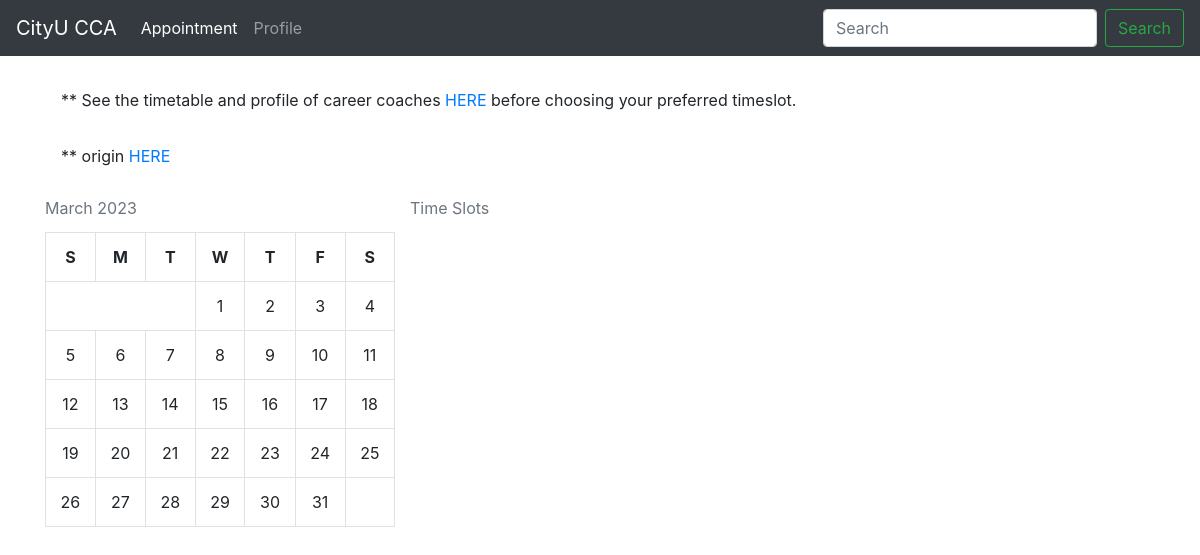
/, run on an earlier commit of the app's database.
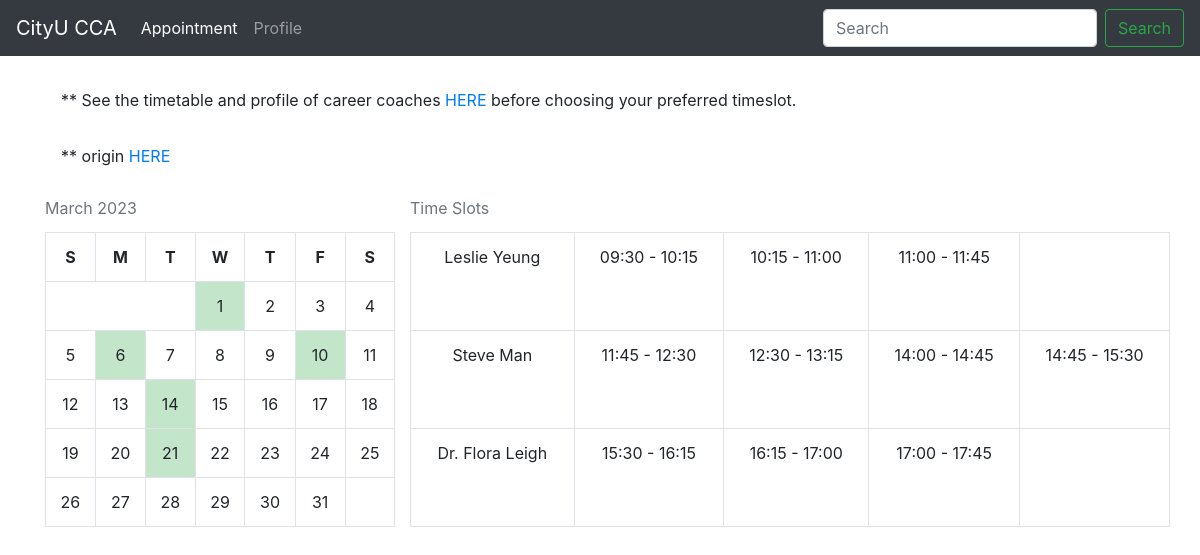
And on a later commit of the database.
### tables this page shows
CREATE TABLE `timeslots` (
  `date_timeslot` varchar(64) NOT NULL DEFAULT '199901010930' COMMENT '主键 ',
  `book_date` varchar(64) DEFAULT '19990101' COMMENT '日期',
  `timeslot` varchar(64) DEFAULT '0930' COMMENT '时间段（以左端点记录 每段45分钟）',
  `coach` varchar(45) DEFAULT NULL COMMENT 'coach 名字',
  `booker` varchar(45) DEFAULT NULL COMMENT '预定学生学号',
  `last_modify_time` timestamp NOT NULL DEFAULT CURRENT_TIMESTAMP ON UPDATE CURRENT_TIMESTAMP COMMENT '更新时间',
  PRIMARY KEY (`date_timeslot`),
  UNIQUE KEY `date_timeslot_UNIQUE` (`date_timeslot`),
  KEY `book_date` (`book_date`)
);

### calendar_model.php (called while the page is built, shortened)
<?php
function get_month_status($month, $year){
$conn = get_conn();
$get_calendar_status = "select JSON_OBJECTAGG(book_date,available) as ret from (select book_date,10 - sum(booker) as available from (SELECT book_date, case booker when booker then '1' else '0' end as booker FROM
cca.timeslots where book_date like '".$year.$month."%') each_day group by book_date) fn;";
$result = $conn->query($get_calendar_status);
while ($row = mysqli_fetch_assoc($result))
 {
$ret = $row['ret'];
 }
return $ret;
}
?>

### schedule_model.php (called while the page is built, shortened)
<?php
function get_timeslot_status($date="20230301"){
    $conn = get_conn();
    $get_timeslot_status= "select coach, timeslot, case booker when booker then 'booked' else 'available' end as status from cca.timeslots where book_date={$date}";
    $result = $conn->query($get_timeslot_status);
    $ret = array();
    while ($row = mysqli_fetch_assoc($result))
    {
    $tmp = array();
    $tmp["coach"] = $row['coach'];
    $tmp["timeslot"] = $row['timeslot'];
    $tmp["status"] = $row['status'];
    $ret[] = $tmp;
    }
    return $ret;
}
?>

### schedule.php (the view, shortened to what this page needs)
<?php
function build_timeslot($date, $month, $year) {
    require_once('schedule_model.php');
    $timeslot = "<table class='table col-md-8 table-bordered' id='schedule'>";
    $timeslot .= "<caption id='tbs'>Time Slots</caption>";
    $status = get_timeslot_status('20230301');
    $prev_coach = "";
    $counter_flag = 0;
    foreach ($status as $key => $value) {
        if ($prev_coach!=$value['coach']){
          $counter_flag = $counter_flag + 1;
          if($counter_flag>1){
            $timeslot .= "</tr>";
          }
          $prev_coach = $value['coach'];
          $timeslot .= "<tr>";
          $timeslot .= "<td>{$value['coach']}</td>";
          $endtime_str = time_string_add($value['timeslot']);
          $final_start_time = substr_replace($value['timeslot'], ':', 2, 0);
          $final_end_time = substr_replace($endtime_str, ':', 2, 0);
          $timeslot_str = $final_start_time . ' - ' . $final_end_time;
          $timeslot .= "<td>{$timeslot_str}</td>";
        }else{
          $endtime_str = time_string_add($value['timeslot']);
          $final_start_time = substr_replace($value['timeslot'], ':', 2, 0);
          $final_end_time = substr_replace($endtime_str, ':', 2, 0);
          $timeslot_str = $final_start_time . ' - ' . $final_end_time;
          $timeslot .= "<td>{$timeslot_str}</td>";
        }
    }
    $timeslot .= "</tr>";
    $timeslot .= "</table>";
    return $timeslot;
}
function time_string_add($time_str){
  $hour_string = substr($time_str, 0,2);
  $min_string = substr($time_str, 2,2);
  $hour_int=intval($hour_string);
  $min_int=intval($min_string);
  $new_hour_int = 0;
  $new_min_int = 0;
  if ($min_int + SESSION_DURATION>=60){
    $new_min_int = ($min_int + SESSION_DURATION)%60;
    $new_hour_int = $hour_int + 1;
  }else{
    $new_min_int = $min_int + SESSION_DURATION;
    $new_hour_int = $hour_int;
  }
  $new_min_string = strval($new_min_int);
  $new_hour_string = strval($new_hour_int);
  if($new_min_int<10){
    $new_min_string =  '0' . $new_min_string;
  }
  $new_time_str = $new_hour_string . $new_min_string;
  return $new_time_str;
}
?>

### index.php (shortened to what this page needs)
<!DOCTYPE html>
<!doctype html>
<html lang="en">
<head>
  <link href="../assets/dist/css/bootstrap.min.css" rel="stylesheet">
  <link href="../assets/dist/css/navbar-top-fixed.css" rel="stylesheet">
  <link href="../assets/dist/css/cca.css" rel="stylesheet">
</head>
<body>
  <?php
  require "./navi.php";
  ?>
  <main role="main" class="container">
    <div class="reminder"> ** See the timetable and profile of career coaches <a class="introduction" target="_blank"
        href="/coach_profile.php">HERE</a>
      before choosing your preferred timeslot.</div>
    <div class="reminder"> ** origin <a class="introduction" target="_blank"
        href="https://cityuhk.questionpro.com/a/TakeSurvey?tt=XUT1Bc3X%2BesECHrPeIW9eQ%3D%3D">HERE</a></div>
    <div class="row">
      <div class="col-md-4">
        <?php
        require 'calendar.php';
        $calendar = build_calendar(3, 2023);
        $calendar = '<div>' . $calendar . '</div>';
        $calendar .= '<style type="text/css">table tbody tr td, table tbody tr th { text-align: center; }</style>';
        print($calendar);
        ?>
      </div>
      <?php
        require 'schedule.php';
        $timeslot = build_timeslot(1, 3, 2023);
        print($timeslot);
        ?>
    </div>
  </main>
</body>
</html>

### navi.php (shortened to what this page needs)
 <nav class="navbar navbar-expand-md navbar-dark fixed-top bg-dark">
  <a class="navbar-brand" href="#">CityU CCA</a>
  <div class="collapse navbar-collapse" id="navbarCollapse">
    <ul class="navbar-nav mr-auto">
      <?php
      $pages=array("/index.php"=>"Appointment","/profile.php"=>"Profile");
      foreach ($pages as $key => $value){
        if ($_SERVER['PHP_SELF'] == $key){
          print("<li class='nav-item active'>");
          print("<a class='nav-link' href='".$key."'>".$value." <span class='sr-only'>(current)</span></a>");
        }
        else{
          print("<li class='nav-item'>");
          print("<a class='nav-link' href='".$key."'>".$value."</a>");
        }
        print("</li>");
      }
      ?>
    </ul>
    <form class="form-inline mt-2 mt-md-0">
      <input class="form-control mr-sm-2" type="text" placeholder="Search" aria-label="Search">
      <button class="btn btn-outline-success my-2 my-sm-0" type="submit">Search</button>
    </form>
  </div>
</nav>

### calendar.php
<?php
function build_calendar($month, $year) {
	require('calendar_model.php');
	$status = json_decode(get_month_status('03', '2023'),true);
	$daysOfWeek = array('S','M','T','W','T','F','S');
	$firstDayOfMonth = mktime(0,0,0,$month,1,$year);
	$numberDays = date('t',$firstDayOfMonth);
	$dateComponents = getdate($firstDayOfMonth);
	$monthName = $dateComponents['month'];
	$dayOfWeek = $dateComponents['wday'];
	$calendar = "<table class='calendar table table-bordered table-hover'>";
	$calendar .= "<caption  id = 'tbs'>$monthName $year</caption>";
	$calendar .= "<tr>";
	foreach($daysOfWeek as $day) {
		$calendar .= "<th class='header'>$day</th>";
	}
	$currentDay = 1;
	$calendar .= "</tr><tr>";
	if ($dayOfWeek > 0) {
		$calendar .= "<td colspan='$dayOfWeek'>&nbsp;</td>";
	}
	$month = str_pad($month, 2, "0", STR_PAD_LEFT);
	while($currentDay <= $numberDays){
		if($dayOfWeek == 7){
			$dayOfWeek = 0;
			$calendar .= "</tr><tr>";
		}
		$currentDayRel = str_pad($currentDay, 2, "0", STR_PAD_LEFT);
		$date = "$year-$month-$currentDayRel";
		$datekey = "$year$month$currentDayRel";
		if( array_key_exists($datekey,$status) == true){
			if ($status[$datekey] == 0){
				$style_date = 'table-danger';
			}
			elseif($status[$datekey] == 10){
				$style_date = 'table-success';
			}
			else{
				$style_date = 'table-warning';
			}
		}
		else{
			$style_date = '';
		}
		if(date('Y-m-d') == $date) {
			$calendar .= "<td class='day success $style_date' rel='$date'><b>$currentDay</b></td>";
		} else {
			$calendar .= "<td class='day $style_date' rel='$date'>$currentDay</td>";
		}
		$currentDay++;
		$dayOfWeek++;
	}
	if($dayOfWeek != 7){
		$remainingDays = 7 - $dayOfWeek;
		$calendar .= "<td colspan='$remainingDays'>&nbsp;</td>";
	}
	$calendar .= "</tr>";
	$calendar .= "</table>";
	return $calendar;
}
?>

### index.php (style rules this page uses)
table tbody tr td, table tbody tr th { text-align: center; }

What changed in the data, as far as the page shows it:
added timeslots: coach "Leslie Yeung", timeslot "09:30 - 10:15"
added timeslots: timeslot "10:15 - 11:00"
added timeslots: timeslot "11:00 - 11:45"
added timeslots: coach "Steve Man", timeslot "11:45 - 12:30"
added timeslots: timeslot "12:30 - 13:15"
added timeslots: timeslot "14:00 - 14:45"
added timeslots: timeslot "14:45 - 15:30"
added timeslots: coach "Dr. Flora Leigh", timeslot "15:30 - 16:15"
added timeslots: timeslot "16:15 - 17:00"
added timeslots: timeslot "17:00 - 17:45"
